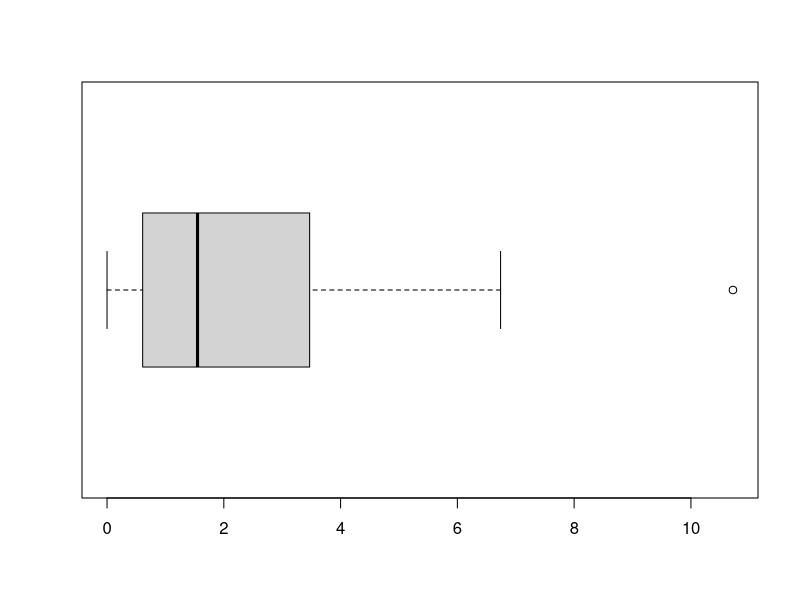

Source code (R):
## ---- chunk 1
x <- c(0, 0.88, 0.3, 0.54, 2.81, 0.47, 0.86, 2.69, 6.02, 0.61, 1.54, 1.45, 1.33, 1.75, 2.83, 6.74, 0.31, 2.81, 1.56, 5.51, 1.18, 0.22, 10.72, 3.9, 2.74, 3.58, 0.61, 3.11, 1.38, 5.06, 0.08, 0.56, 3.47, 3.97)
## ---- chunk 2
mean(x)
median(x)
sd(x)
mad(x)
## ---- chunk 3
boxplot(x, horizontal = TRUE)
